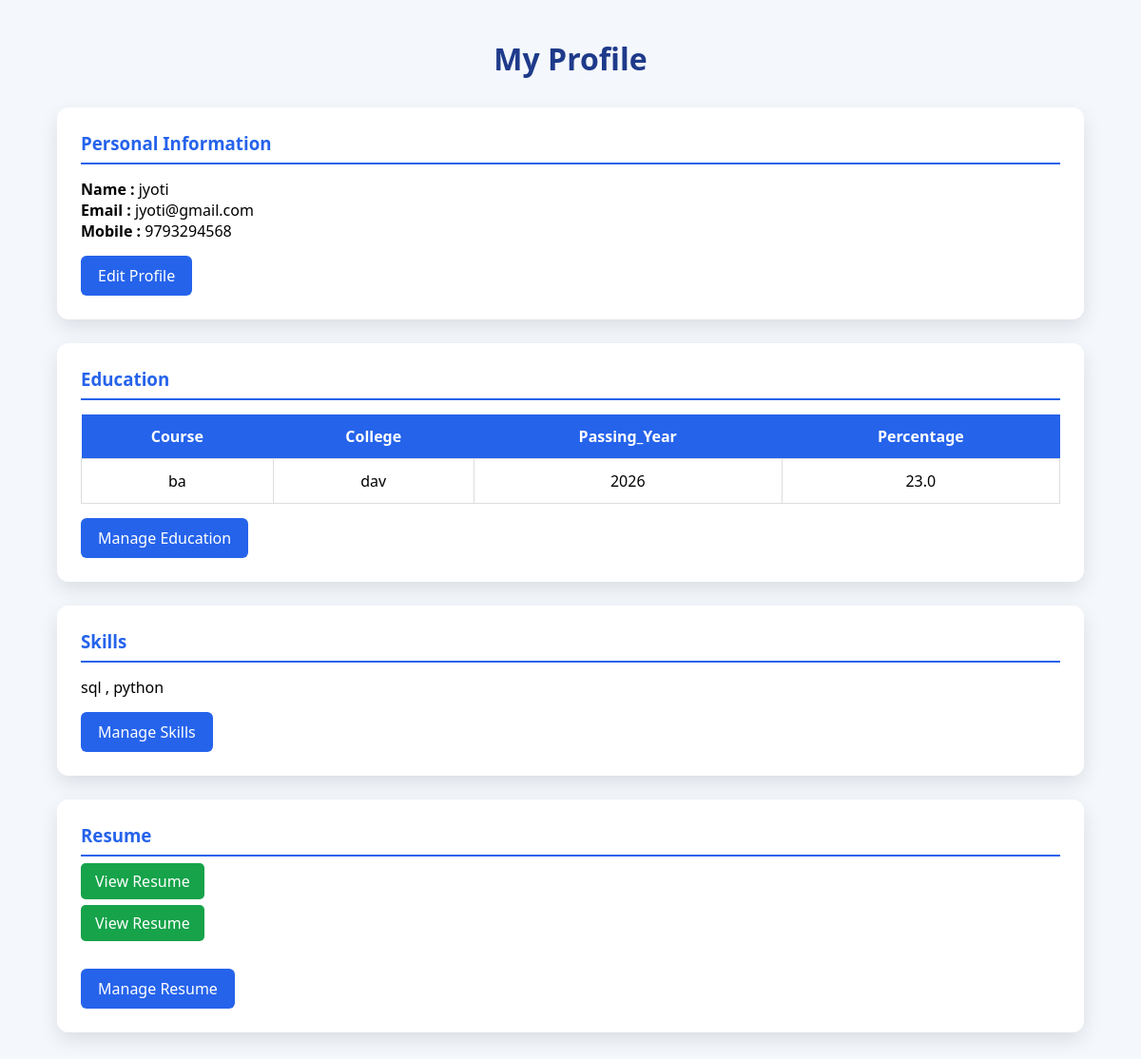
The app's page /jobseeker/myprofile/ (signed in) with its own data.
### jobseeker/models.py (models this page shows, shortened)
class Jobseekerreg(models.Model):
    name=models.CharField(max_length=100)
    email=models.EmailField(max_length=100)
    mobile=models.CharField(max_length=10)
    password=models.CharField(max_length=100)
    regdate=models.DateField(auto_now_add=True)

class Education(models.Model):
    jobseeker=models.ForeignKey(Jobseekerreg,on_delete=models.CASCADE)
    course=models.CharField(max_length=100)
    college=models.CharField(max_length=100)
    passing_year=models.IntegerField()
    percentage=models.FloatField()

class Skill(models.Model):
    jobseeker = models.ForeignKey(
        Jobseekerreg,
        on_delete=models.CASCADE
    )
    skill_name = models.CharField(max_length=100)

class Resume(models.Model):
    jobseeker = models.ForeignKey(
        Jobseekerreg,
        on_delete=models.CASCADE
    )
    resume_file = models.FileField(
        upload_to='resumes/'
    )
    uploaded_at = models.DateTimeField(
        auto_now_add=True
    )

### jobseeker/views.py (the view)
# urls.py: path("myprofile/",views.myprofile,name="myprofile"),
def myprofile(request):
    if "jsid" not in request.session:
        return redirect("jobseekerlogin")
    js = Jobseekerreg.objects.get(
        email=request.session["jsid"]
    )
    educations = Education.objects.filter(
        jobseeker=js
    )
    skills = Skill.objects.filter(
        jobseeker=js
    )
    resumes = Resume.objects.filter(
        jobseeker=js
    )
    context = {
        "js": js,
        "educations": educations,
        "skills": skills,
        "resumes": resumes
    }
    return render(
        request,
        "jobseeker/myprofile.html",
        context
    )

### jobseeker/templates/jobseeker/myprofile.html (shortened to what this page needs)
<!DOCTYPE html>
<html>
<head>
</head>
<body>
<div class="container">
<h1 class="heading">
My Profile
</h1>
<div class="card">
<h3>Personal Information</h3>
<p><strong>Name :</strong> {{ js.name }}</p>
<p><strong>Email :</strong> {{ js.email }}</p>
<p><strong>Mobile :</strong> {{ js.mobile }}</p>
<a href="{% url 'editprofile'%}" class="action">
Edit Profile
</a>
</div>
<div class="card">
<h3>Education</h3>
<table>
<tr>
<th>Course</th>
<th>College</th>
<th>Passing_Year</th>
<th>Percentage</th>
</tr>
{% for edu in educations %}
<tr>
<td>{{ edu.course }}</td>
<td>{{ edu.college }}</td>
<td>{{ edu.passing_year }}</td>
<td>{{ edu.percentage }}</td>
</tr>
{% empty %}
<tr>
<td colspan="4">
No Education Added
</td>
</tr>
{% endfor %}
</table>
<a href="{% url 'vieweducation' %}" class="action">
Manage Education
</a>
</div>
<div class="card">
<h3>Skills</h3>
<p>
{% for skill in skills %}
{{ skill.skill_name }}
{% if not forloop.last %}
,
{% endif %}
{% empty %}
No Skills Added
{% endfor %}
</p>
<a href="{% url 'viewskill' %}" class="action">
Manage Skills
</a>
</div>
<div class="card">
<h3>Resume</h3>
{% for resume in resumes %}
<a href="{{ resume.resume_file.url }}" target="_blank" class="resume-btn">
View Resume
</a>
<br><br>
{% empty %}
<p>No Resume Uploaded</p>
{% endfor %}
<a href="{% url 'viewresume' %}" class="action">
Manage Resume
</a>
</div>
</div>
</body>
</html>

### jobseeker/templates/jobseeker/myprofile.html (style rules this page uses)
* { margin:0; padding:0; box-sizing:border-box; font-family:'Segoe UI',sans-serif; }
body { background:#f4f7fc; }
.container { width:90%; max-width:1100px; margin:40px auto; }
.heading { text-align:center; margin-bottom:30px; color:#1e3a8a; }
.card { background:white; padding:25px; margin-bottom:25px; border-radius:12px; box-shadow:0 8px 20px rgba(0,0,0,.1); }
.card h3 { color:#2563eb; margin-bottom:15px; border-bottom:2px solid #2563eb; padding-bottom:8px; }
table { width:100%; border-collapse:collapse; margin-top:15px; }
table th { background:#2563eb; color:white; padding:12px; }
table td { padding:12px; border:1px solid #ddd; text-align:center; }
.action { display:inline-block; padding:10px 18px; margin-top:15px; background:#2563eb; color:white; text-decoration:none; border-radius:6px; }
.resume-btn { background:#16a34a; padding:8px 15px; color:white; text-decoration:none; border-radius:5px; }

### records on screen
Jobseekerreg: name "jyoti", email "jyoti@gmail.com", mobile "9793294568"
Education: course "ba", college "dav", passing_year "2026", percentage "23.0"
Skill: skill_name "sql"
Skill: skill_name "python"
